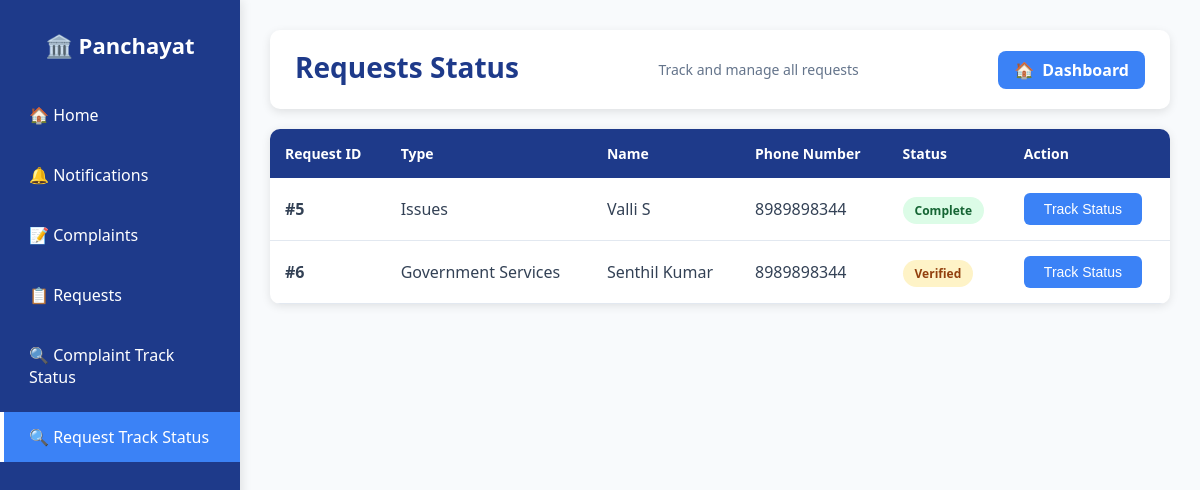
/trackstatus2/, run on the app's committed database.
### myapp/models.py (models this page shows, shortened)
class Request(models.Model):
    REQUEST_TYPES = [
        ("Public Safety", "Public Safety"),
        ("Sanitation / Hygiene", "Sanitation / Hygiene"),
        ("Road / Traffic Issues", "Road / Traffic Issues"),
        ("Electricity / Water Supply", "Electricity / Water Supply"),
        ("Government Services", "Government Services"),
        ("Others", "Others"),
    ]
    name = models.CharField(max_length=100)
    phone_number = models.CharField(max_length=15)
    address = models.TextField()
    request_type = models.CharField(max_length=50, choices=REQUEST_TYPES)
    other_type = models.CharField(max_length=100, null=True, blank=True)
    description = models.TextField(max_length=500, null=True)
    supervisor_name = models.CharField(max_length=100, null=True)
    area = models.CharField(max_length=100, null=True)
    date_time= models.DateTimeField(auto_now_add=True, null=True)
    file = models.FileField(upload_to='requests/', blank=True, null=True)
    status = models.CharField(
        max_length=20,
        default='unverified'
    )

### myapp/views.py (the view)
# urls.py: path("trackstatus2/", views.Trackstatus2, name="Trackstatus2"),
def Trackstatus2(request):
    requests_data = Request.objects.all()
    return render(request, 'trackstatus2.html', {
        'requests_data': requests_data
    })

### myapp/templates/trackstatus2.html (shortened to what this page needs)
{% load static %}
<!DOCTYPE html>
<html lang="en">
<head>
</head>
<body>
    <div class="sidebar">
        <h2>🏛️ Panchayat</h2>
        <a href="{% url 'Mainpage' %}">🏠 Home</a>
        <a href="{% url 'notification_page2' %}">🔔 Notifications</a>
        <a href="{% url 'complaint_form' %}">📝 Complaints</a>
        <a href="{% url 'requestform' %}" >📋 Requests</a>
         <a href="{% url 'Trackstatus' %}">🔍 Complaint Track Status</a>
  <a href="{% url 'Trackstatus2' %}" class="active">🔍 Request Track Status</a>
    </div>
    <div class="main-content">
        <div class="header">
            <h1>Requests Status</h1>
            <p>Track and manage all requests</p>
            <a href="{% url 'Mainpage' %}" class="back-btn">
            <span>🏠</span>
            <span>Dashboard</span>
      </a>
        </div>
        <div class="table-container">
            <table>
                <thead>
                    <tr>
                        <th>Request ID</th>
                        <th>Type</th>
                        <th>Name</th>
                        <th>Phone Number</th>
                        <th>Status</th>
                        <th>Action</th>
                    </tr>
                </thead>
                <tbody>
                    {% for r in requests_data %}
                    <tr>
                        <td><strong>#{{ r.id }}</strong></td>
                        <td>{{ r.request_type }}</td>
                        <td>{{ r.name }}</td>
                        <td>{{ r.phone_number }}</td>
                        <td>
                            <span class="status-badge status-{{ r.status }}">
                                {{ r.status }}
                            </span>
                        </td>
                        <td>
                            <button class="track-btn" onclick="openModal({{ r.id }}, '{{ r.request_type }}', '{{ r.status }}')">
                                Track Status
                            </button>
                        </td>
                    </tr>
                    {% endfor %}
                </tbody>
            </table>
        </div>
    </div>
</body>
</html>

### myapp/templates/trackstatus2.html (style rules this page uses)
* { margin: 0; padding: 0; box-sizing: border-box; }
body { font-family: 'Segoe UI', Tahoma, Geneva, Verdana, sans-serif; background: #ffffff; min-height: 100vh; }
.sidebar { width: 240px; background: #1e3a8a; color: white; padding-top: 30px; display: flex; flex-direction: column; position: fixed; left: 0; top: 0; bottom: 0; box-shadow: 2px 0 10px rgba(0,0,0,0.1); }
.sidebar h2 { text-align: center; margin-bottom: 25px; font-size: 22px; font-weight: bold; }
.sidebar a { display: block; padding: 14px 25px; color: white; text-decoration: none; font-size: 16px; margin: 5px 0; border-left: 4px solid transparent; transition: 0.3s; }
.sidebar a:hover, .sidebar .active { background: #3b82f6; border-left: 4px solid #ffffff; }
.main-content { margin-left: 240px; padding: 30px; background: #f8fafc; min-height: 100vh; }
.header { background: white; padding: 18px 25px; border-radius: 10px; display: flex; justify-content: space-between; align-items: center; box-shadow: 0 3px 10px rgba(0,0,0,0.1); margin-bottom: 20px; }
.back-btn { background: #3b82f6; color: white; padding: 8px 16px; border-radius: 8px; font-size: 16px; text-decoration: none; font-weight: 600; transition: 0.2s; display: flex; align-items: center; gap: 8px; }
.header h1 { color: #1e3a8a; font-size: 28px; margin-bottom: 5px; }
.header p { color: #64748b; font-size: 14px; }
.table-container { background: white; border-radius: 10px; box-shadow: 0 2px 10px rgba(0,0,0,0.1); overflow: hidden; }
table { width: 100%; border-collapse: collapse; }
thead { background: #1e3a8a; color: white; }
th { padding: 15px; text-align: left; font-weight: 600; font-size: 14px; }
td { padding: 15px; border-bottom: 1px solid #e2e8f0; color: #334155; }
.track-btn { background: #3b82f6; color: white; border: none; padding: 8px 20px; border-radius: 6px; cursor: pointer; font-size: 14px; transition: 0.3s; font-weight: 500; }
.status-badge { padding: 5px 12px; border-radius: 20px; font-size: 12px; font-weight: 600; text-transform: capitalize; }
.status-verified { background: #fef3c7; color: #92400e; }
.status-complete { background: #dcfce7; color: #166534; }

### data on the page
Request: id "5", request_type "Issues", name "Valli S", phone_number "8989898344", status "Complete"
Request: id "6", request_type "Government Services", name "Senthil Kumar", phone_number "8989898344", status "Verified"
